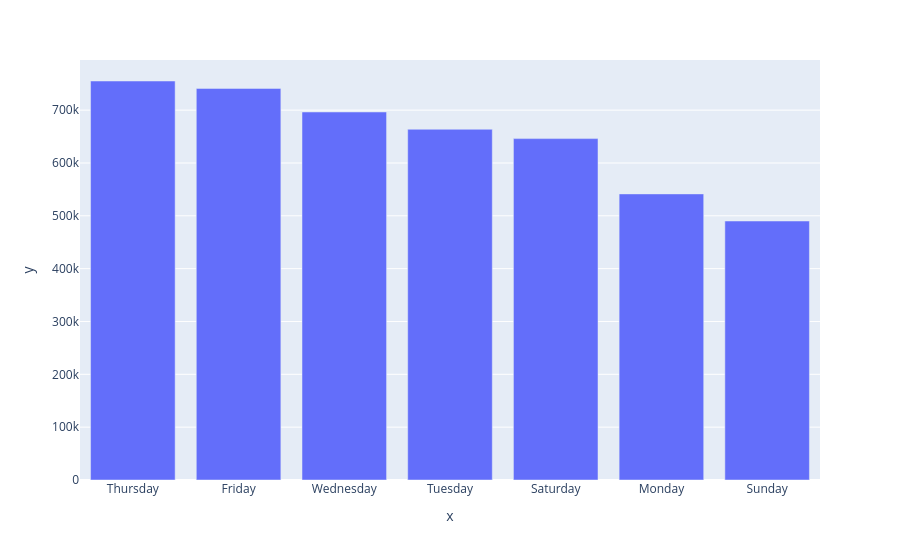

The notebook cell this image was saved under:
### Code cell
import plotly.express as px 

px.bar(x = df["weekday"].value_counts().index, 
       y = df["weekday"].value_counts().values)

### Figure 1 — Plotly figure (JSON) as saved in the notebook; plotly's stock layout.template omitted (floating-point values rounded to 4 significant figures)
{"data": [{"alignmentgroup": "True", "hovertemplate": "x=%{x}<br>y=%{y}<extra></extra>", "legendgroup": "", "marker": {"color": "#636efa", "pattern": {"shape": ""}}, "name": "", "offsetgroup": "", "orientation": "v", "showlegend": false, "textposition": "auto", "type": "bar", "x": ["Thursday", "Friday", "Wednesday", "Tuesday", "Saturday", "Monday", "Sunday"], "xaxis": "x", "y": [755145, 741139, 696488, 663789, 646114, 541472, 490180], "yaxis": "y"}], "layout": {"barmode": "relative", "legend": {"tracegroupgap": 0}, "margin": {"t": 60}, "xaxis": {"anchor": "y", "domain": [0, 1], "title": {"text": "x"}}, "yaxis": {"anchor": "x", "domain": [0, 1], "title": {"text": "y"}}}}
